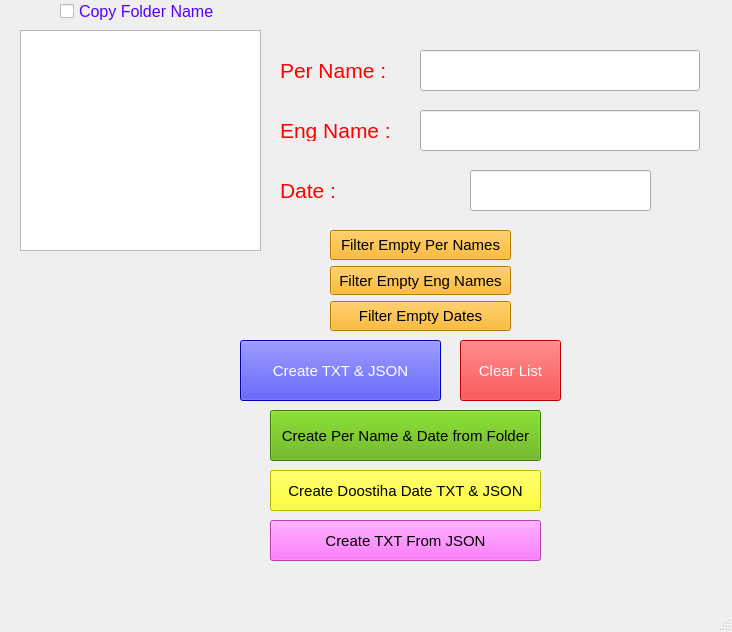
<?xml version="1.0" encoding="UTF-8"?>
<ui version="4.0">
 <class>MainWindow</class>
 <widget class="QMainWindow" name="MainWindow">
  <property name="geometry">
   <rect>
    <x>0</x>
    <y>0</y>
    <width>732</width>
    <height>632</height>
   </rect>
  </property>
  <property name="sizePolicy">
   <sizepolicy hsizetype="Preferred" vsizetype="Preferred">
    <horstretch>1</horstretch>
    <verstretch>0</verstretch>
   </sizepolicy>
  </property>
  <property name="windowTitle">
   <string>MainWindow</string>
  </property>
  <widget class="QWidget" name="centralwidget">
   <widget class="QPushButton" name="pushButton_create_txt_and_json">
    <property name="geometry">
     <rect>
      <x>240</x>
      <y>340</y>
      <width>201</width>
      <height>61</height>
     </rect>
    </property>
    <property name="font">
     <font>
      <pointsize>11</pointsize>
      <italic>false</italic>
      <bold>false</bold>
     </font>
    </property>
    <property name="styleSheet">
     <string notr="true">background-color: rgb(0, 0, 255);
color: rgb(255, 255, 255);
</string>
    </property>
    <property name="text">
     <string>Create TXT &amp;&amp; JSON</string>
    </property>
   </widget>
   <widget class="QPushButton" name="pushButton_clear">
    <property name="geometry">
     <rect>
      <x>460</x>
      <y>340</y>
      <width>101</width>
      <height>61</height>
     </rect>
    </property>
    <property name="font">
     <font>
      <pointsize>11</pointsize>
      <italic>false</italic>
      <bold>false</bold>
     </font>
    </property>
    <property name="styleSheet">
     <string notr="true">background-color: rgb(255, 0, 0);
color: rgb(255, 255, 255);
</string>
    </property>
    <property name="text">
     <string>Clear List</string>
    </property>
   </widget>
   <widget class="QLineEdit" name="lineEdit_film_eng_name">
    <property name="geometry">
     <rect>
      <x>420</x>
      <y>110</y>
      <width>280</width>
      <height>41</height>
     </rect>
    </property>
    <property name="font">
     <font>
      <pointsize>14</pointsize>
     </font>
    </property>
   </widget>
   <widget class="QLabel" name="label_name">
    <property name="geometry">
     <rect>
      <x>270</x>
      <y>10</y>
      <width>421</width>
      <height>31</height>
     </rect>
    </property>
    <property name="font">
     <font>
      <pointsize>14</pointsize>
     </font>
    </property>
    <property name="styleSheet">
     <string notr="true">color: rgb(255, 0, 0);</string>
    </property>
    <property name="text">
     <string/>
    </property>
    <property name="alignment">
     <set>Qt::AlignCenter</set>
    </property>
   </widget>
   <widget class="QPushButton" name="pushButton_create_per">
    <property name="geometry">
     <rect>
      <x>270</x>
      <y>410</y>
      <width>271</width>
      <height>51</height>
     </rect>
    </property>
    <property name="font">
     <font>
      <pointsize>11</pointsize>
     </font>
    </property>
    <property name="styleSheet">
     <string notr="true">background-color: rgb(85, 170, 0);
color: rgb(0, 0, 0);</string>
    </property>
    <property name="text">
     <string>Create Per Name &amp;&amp; Date from Folder</string>
    </property>
   </widget>
   <widget class="QLineEdit" name="lineEdit_film_per_name">
    <property name="geometry">
     <rect>
      <x>420</x>
      <y>50</y>
      <width>280</width>
      <height>41</height>
     </rect>
    </property>
    <property name="font">
     <font>
      <pointsize>14</pointsize>
     </font>
    </property>
    <property name="layoutDirection">
     <enum>Qt::LeftToRight</enum>
    </property>
    <property name="alignment">
     <set>Qt::AlignLeading|Qt::AlignLeft|Qt::AlignVCenter</set>
    </property>
   </widget>
   <widget class="QLabel" name="label">
    <property name="geometry">
     <rect>
      <x>280</x>
      <y>60</y>
      <width>121</width>
      <height>21</height>
     </rect>
    </property>
    <property name="font">
     <font>
      <pointsize>16</pointsize>
     </font>
    </property>
    <property name="styleSheet">
     <string notr="true">color: rgb(255, 0, 0);</string>
    </property>
    <property name="text">
     <string>Per Name :</string>
    </property>
   </widget>
   <widget class="QLabel" name="label_2">
    <property name="geometry">
     <rect>
      <x>280</x>
      <y>120</y>
      <width>121</width>
      <height>21</height>
     </rect>
    </property>
    <property name="font">
     <font>
      <pointsize>16</pointsize>
     </font>
    </property>
    <property name="styleSheet">
     <string notr="true">color: rgb(255, 0, 0);</string>
    </property>
    <property name="text">
     <string>Eng Name :</string>
    </property>
   </widget>
   <widget class="QLineEdit" name="lineEdit_film_date">
    <property name="geometry">
     <rect>
      <x>470</x>
      <y>170</y>
      <width>181</width>
      <height>41</height>
     </rect>
    </property>
    <property name="font">
     <font>
      <pointsize>14</pointsize>
     </font>
    </property>
    <property name="alignment">
     <set>Qt::AlignCenter</set>
    </property>
   </widget>
   <widget class="QLabel" name="label_3">
    <property name="geometry">
     <rect>
      <x>280</x>
      <y>180</y>
      <width>121</width>
      <height>21</height>
     </rect>
    </property>
    <property name="font">
     <font>
      <pointsize>16</pointsize>
     </font>
    </property>
    <property name="styleSheet">
     <string notr="true">color: rgb(255, 0, 0);</string>
    </property>
    <property name="text">
     <string>Date :</string>
    </property>
   </widget>
   <widget class="QCheckBox" name="checkBox_copy_folder_name">
    <property name="geometry">
     <rect>
      <x>60</x>
      <y>0</y>
      <width>161</width>
      <height>22</height>
     </rect>
    </property>
    <property name="font">
     <font>
      <pointsize>12</pointsize>
     </font>
    </property>
    <property name="styleSheet">
     <string notr="true">color: rgb(85, 0, 255);</string>
    </property>
    <property name="text">
     <string>Copy Folder Name</string>
    </property>
    <property name="checked">
     <bool>false</bool>
    </property>
   </widget>
   <widget class="QPushButton" name="pushButton_create_doostiha_date">
    <property name="geometry">
     <rect>
      <x>270</x>
      <y>470</y>
      <width>271</width>
      <height>41</height>
     </rect>
    </property>
    <property name="font">
     <font>
      <pointsize>11</pointsize>
      <italic>false</italic>
      <bold>false</bold>
     </font>
    </property>
    <property name="styleSheet">
     <string notr="true">background-color: rgb(255, 255, 0);
color: rgb(0, 0, 0);
</string>
    </property>
    <property name="text">
     <string>Create Doostiha Date TXT &amp;&amp; JSON</string>
    </property>
   </widget>
   <widget class="QPushButton" name="pushButton_create_txt_from_json">
    <property name="geometry">
     <rect>
      <x>270</x>
      <y>520</y>
      <width>271</width>
      <height>41</height>
     </rect>
    </property>
    <property name="font">
     <font>
      <pointsize>11</pointsize>
      <italic>false</italic>
      <bold>false</bold>
     </font>
    </property>
    <property name="styleSheet">
     <string notr="true">background-color: rgb(255, 85, 255);
color: rgb(0, 0, 0);
</string>
    </property>
    <property name="text">
     <string>Create TXT From JSON</string>
    </property>
   </widget>
   <widget class="QListWidget" name="listWidget_hidden">
    <property name="geometry">
     <rect>
      <x>20</x>
      <y>30</y>
      <width>241</width>
      <height>221</height>
     </rect>
    </property>
   </widget>
   <widget class="QWidget" name="">
    <property name="geometry">
     <rect>
      <x>330</x>
      <y>230</y>
      <width>181</width>
      <height>101</height>
     </rect>
    </property>
    <layout class="QVBoxLayout" name="verticalLayout">
     <item>
      <widget class="QPushButton" name="pushButton_filter_per_names">
       <property name="sizePolicy">
        <sizepolicy hsizetype="Minimum" vsizetype="Minimum">
         <horstretch>0</horstretch>
         <verstretch>0</verstretch>
        </sizepolicy>
       </property>
       <property name="font">
        <font>
         <pointsize>11</pointsize>
         <italic>false</italic>
         <bold>false</bold>
        </font>
       </property>
       <property name="styleSheet">
        <string notr="true">background-color: rgb(255, 170, 0);
color: rgb(0, 0, 0);</string>
       </property>
       <property name="text">
        <string>Filter Empty Per Names</string>
       </property>
      </widget>
     </item>
     <item>
      <widget class="QPushButton" name="pushButton_filter_eng_names">
       <property name="sizePolicy">
        <sizepolicy hsizetype="Minimum" vsizetype="Minimum">
         <horstretch>0</horstretch>
         <verstretch>0</verstretch>
        </sizepolicy>
       </property>
       <property name="font">
        <font>
         <pointsize>11</pointsize>
         <italic>false</italic>
         <bold>false</bold>
        </font>
       </property>
       <property name="styleSheet">
        <string notr="true">background-color: rgb(255, 170, 0);
color: rgb(0, 0, 0);</string>
       </property>
       <property name="text">
        <string>Filter Empty Eng Names</string>
       </property>
      </widget>
     </item>
     <item>
      <widget class="QPushButton" name="pushButton_filter_dates">
       <property name="sizePolicy">
        <sizepolicy hsizetype="Minimum" vsizetype="Minimum">
         <horstretch>0</horstretch>
         <verstretch>0</verstretch>
        </sizepolicy>
       </property>
       <property name="font">
        <font>
         <pointsize>11</pointsize>
         <italic>false</italic>
         <bold>false</bold>
        </font>
       </property>
       <property name="styleSheet">
        <string notr="true">background-color: rgb(255, 170, 0);
color: rgb(0, 0, 0);
</string>
       </property>
       <property name="text">
        <string>Filter Empty Dates</string>
       </property>
      </widget>
     </item>
    </layout>
   </widget>
   <zorder>lineEdit_film_eng_name</zorder>
   <zorder>pushButton_create_txt_and_json</zorder>
   <zorder>pushButton_clear</zorder>
   <zorder>label_name</zorder>
   <zorder>pushButton_filter_per_names</zorder>
   <zorder>pushButton_filter_dates</zorder>
   <zorder>pushButton_create_per</zorder>
   <zorder>pushButton_filter_eng_names</zorder>
   <zorder>label</zorder>
   <zorder>label_2</zorder>
   <zorder>lineEdit_film_date</zorder>
   <zorder>label_3</zorder>
   <zorder>checkBox_copy_folder_name</zorder>
   <zorder>lineEdit_film_per_name</zorder>
   <zorder>pushButton_create_doostiha_date</zorder>
   <zorder>pushButton_create_txt_from_json</zorder>
   <zorder>listWidget_hidden</zorder>
  </widget>
  <widget class="QMenuBar" name="menubar">
   <property name="geometry">
    <rect>
     <x>0</x>
     <y>0</y>
     <width>732</width>
     <height>21</height>
    </rect>
   </property>
  </widget>
  <widget class="QStatusBar" name="statusbar"/>
 </widget>
 <tabstops>
  <tabstop>lineEdit_film_per_name</tabstop>
  <tabstop>lineEdit_film_eng_name</tabstop>
  <tabstop>lineEdit_film_date</tabstop>
  <tabstop>pushButton_filter_per_names</tabstop>
  <tabstop>pushButton_filter_dates</tabstop>
  <tabstop>pushButton_create_per</tabstop>
  <tabstop>pushButton_filter_eng_names</tabstop>
  <tabstop>pushButton_create_txt_and_json</tabstop>
  <tabstop>pushButton_clear</tabstop>
  <tabstop>checkBox_copy_folder_name</tabstop>
 </tabstops>
 <resources/>
 <connections/>
</ui>
